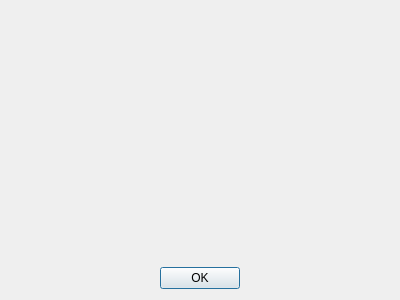
<?xml version="1.0" encoding="UTF-8"?>
<ui version="4.0">
 <class>BoardPinout</class>
 <widget class="QDialog" name="BoardPinout">
  <property name="geometry">
   <rect>
    <x>0</x>
    <y>0</y>
    <width>400</width>
    <height>300</height>
   </rect>
  </property>
  <property name="windowTitle">
   <string>Dialog</string>
  </property>
  <layout class="QGridLayout" name="gridLayout">
   <item row="1" column="0">
    <widget class="QDialogButtonBox" name="buttonBox">
     <property name="orientation">
      <enum>Qt::Horizontal</enum>
     </property>
     <property name="standardButtons">
      <set>QDialogButtonBox::Ok</set>
     </property>
     <property name="centerButtons">
      <bool>true</bool>
     </property>
    </widget>
   </item>
   <item row="0" column="0">
    <widget class="QWidget" name="boardImage" native="true">
     <property name="styleSheet">
      <string notr="true">image: url(:/boards/images/uno.jpg);</string>
     </property>
    </widget>
   </item>
  </layout>
 </widget>
 <resources/>
 <connections>
  <connection>
   <sender>buttonBox</sender>
   <signal>accepted()</signal>
   <receiver>BoardPinout</receiver>
   <slot>accept()</slot>
   <hints>
    <hint type="sourcelabel">
     <x>248</x>
     <y>254</y>
    </hint>
    <hint type="destinationlabel">
     <x>157</x>
     <y>274</y>
    </hint>
   </hints>
  </connection>
  <connection>
   <sender>buttonBox</sender>
   <signal>rejected()</signal>
   <receiver>BoardPinout</receiver>
   <slot>reject()</slot>
   <hints>
    <hint type="sourcelabel">
     <x>316</x>
     <y>260</y>
    </hint>
    <hint type="destinationlabel">
     <x>286</x>
     <y>274</y>
    </hint>
   </hints>
  </connection>
 </connections>
</ui>
